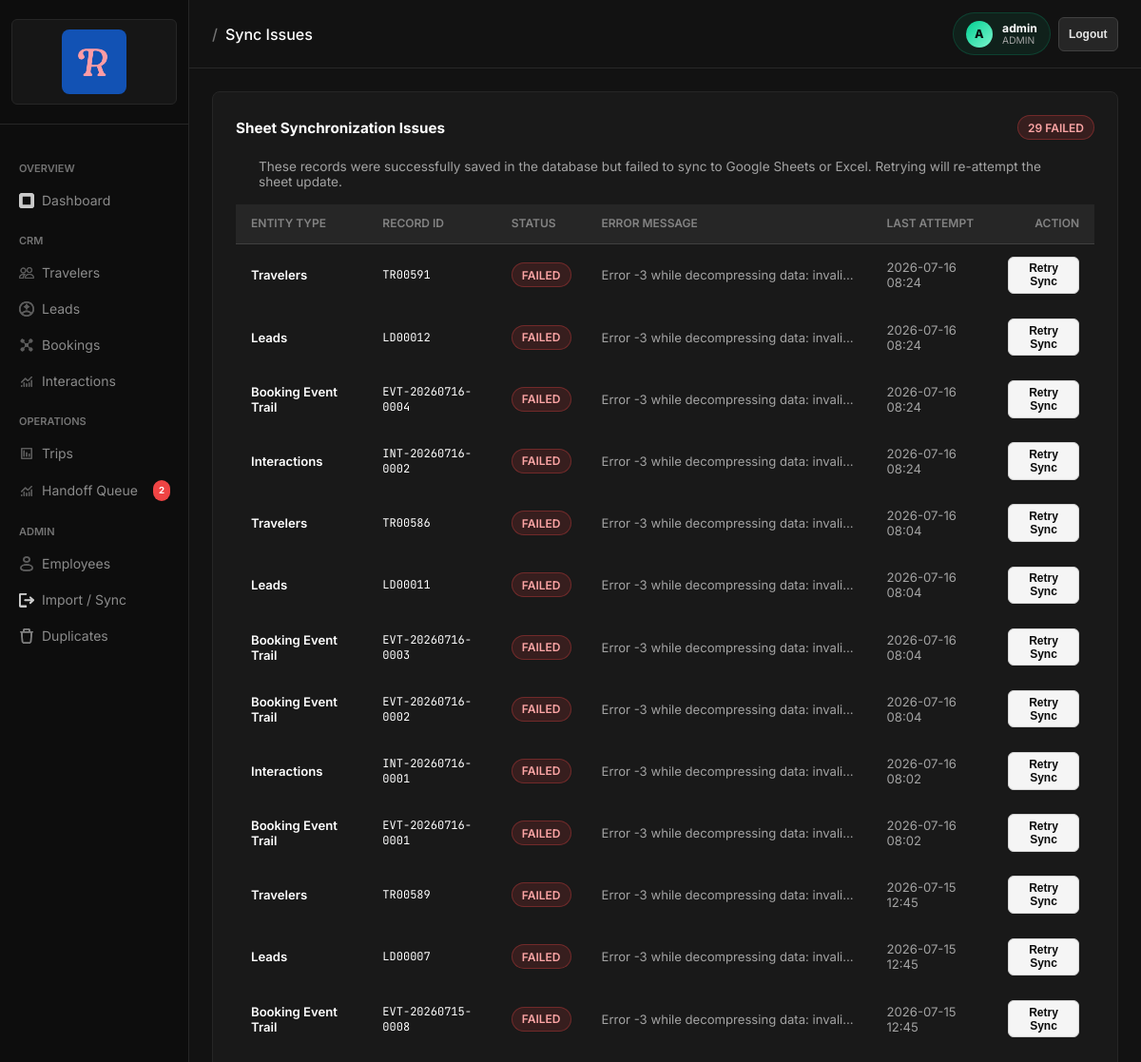
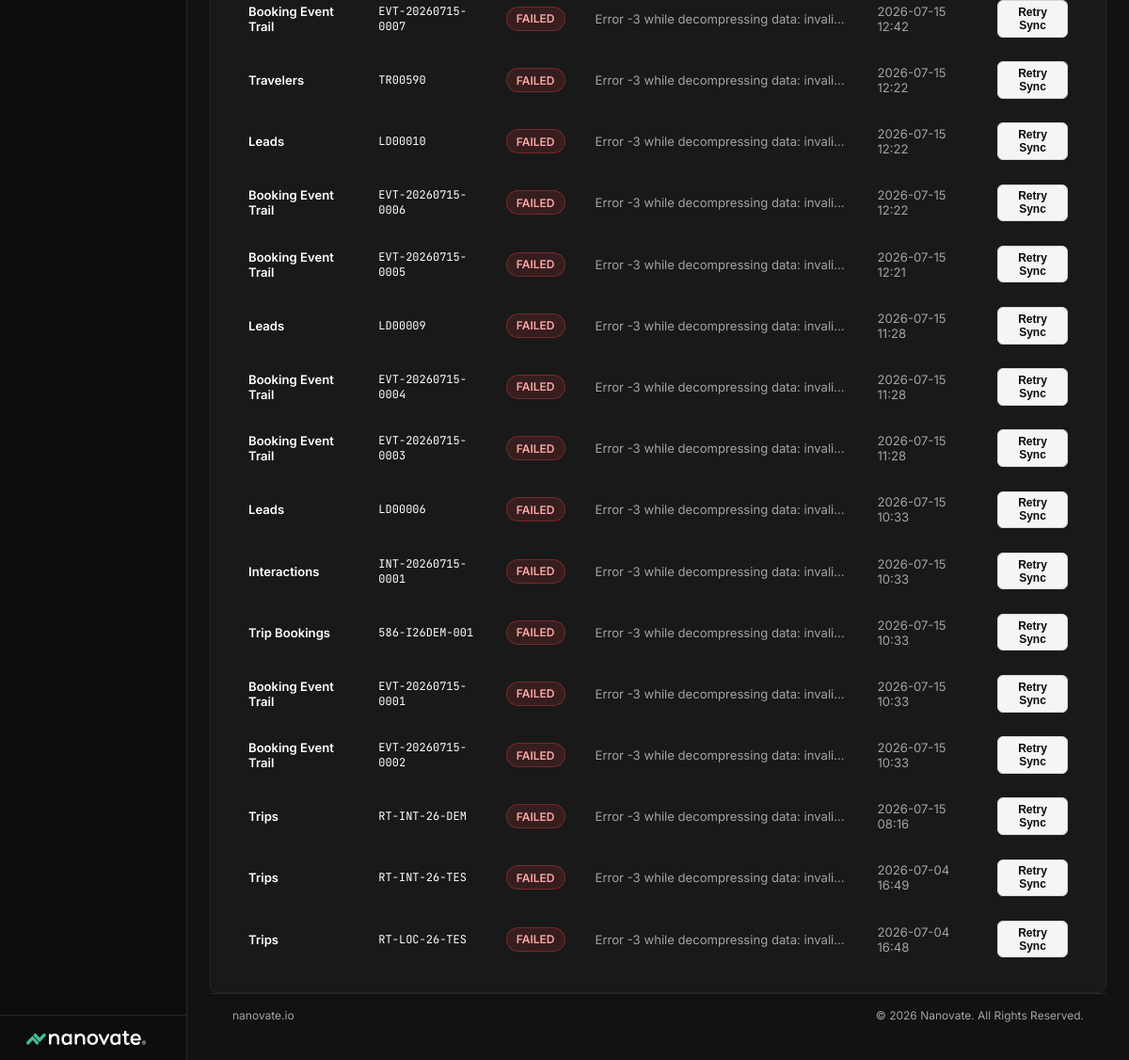
/admin/sync-issues (signed in), run on the app's committed database (2 pictures, top to bottom).
### app/models/user.py (models this page shows, shortened)
class User(db.Model, UserMixin):
    __tablename__ = 'users'
    id = db.Column(db.Integer, primary_key=True)
    username = db.Column(db.String(80), unique=True, nullable=False)
    full_name = db.Column(db.String(200))
    password_hash = db.Column(db.String(200), nullable=False)
    email = db.Column(db.String(120), unique=True)
    role = db.Column(db.String(50), nullable=False, default='agent', index=True)
    is_active = db.Column(db.Boolean, default=True)
    created_at = db.Column(db.DateTime, default=_utc_now)
    updated_at = db.Column(db.DateTime, default=_utc_now, onupdate=_utc_now)
    last_login_at = db.Column(db.DateTime)
    assigned_leads = db.relationship(
        'Lead',
        foreign_keys='Lead.assigned_to_user_id',
        back_populates='assigned_user',
        lazy='dynamic',
    )
    assigned_bookings = db.relationship(
        'TripBooking',
        foreign_keys='TripBooking.assigned_to_user_id',
        back_populates='assigned_user',
        lazy='dynamic',
    )
    @property
    def display_name(self) -> str:
        return (self.full_name or self.username or '').strip() or f'User {self.id}'

### tables this page shows
CREATE TABLE sync_queue (
                mapping_name TEXT NOT NULL,
                record_id TEXT NOT NULL,
                status TEXT NOT NULL DEFAULT 'pending',
                error_message TEXT,
                created_at TEXT NOT NULL,
                updated_at TEXT NOT NULL,
                PRIMARY KEY (mapping_name, record_id)
            );

### app/routes/admin.py (the view)
@admin_bp.route('/sync-issues')
def sync_issues():
    from sqlalchemy import text
    result = db.session.execute(text("SELECT * FROM sync_queue ORDER BY updated_at DESC")).fetchall()
    issues = [dict(row._mapping) for row in result]
    return render_template('admin/sync_issues.html', issues=issues)

### app/security.py (called while the page is built, shortened)
def _session_authenticated() -> bool:
    return current_user() is not None

def _authenticated() -> bool:
    return _session_authenticated() or _api_token_authenticated()

def _browser_auth_required() -> bool:
    endpoint = str(request.endpoint or "").strip()
    if not endpoint or endpoint in PUBLIC_BROWSER_ENDPOINTS:
        return False
    blueprint = str(request.blueprint or "").strip()
    if blueprint in PROTECTED_BROWSER_BLUEPRINTS:
        return True
    if endpoint == "index":
        return True
    return False

def _role() -> str:
    user = current_user()
    if user:
        return str(user.role or "").strip().lower()
    if _api_token_authenticated():
        return _api_token_role()
    return ""

def current_user() -> User | None:
    raw_id = session.get("user_id")
    try:
        user_id = int(raw_id)
    except (TypeError, ValueError):
        user_id = None
    user = db.session.get(User, user_id) if user_id is not None else None
    if user and user.is_active:
        return user

def current_role() -> str:
    return _role()

def generate_csrf_token() -> str:
    token = session.get("csrf_token")
    if not token:
        token = secrets.token_urlsafe(32)
        session["csrf_token"] = token
    return str(token)

def _wants_json() -> bool:
    if request.is_json or request.path.startswith("/api/"):
        return True
    accept = request.headers.get("Accept", "")
    return "application/json" in accept and "text/html" not in accept

### app/templates/admin/sync_issues.html (shortened to what this page needs)
{% extends "base.html" %}
{% block topbar_title %}Sync Issues{% endblock %}
{% block content %}
<div class="card">
    <div class="card-header">
        <span class="card-title">Sheet Synchronization Issues</span>
        <span class="badge badge-red" style="font-size:0.75rem">{{ issues|length }} Failed</span>
    </div>
    <div style="padding:0 1.5rem 1rem 1.5rem">
        <p style="color:var(--text-muted);font-size:0.85rem;margin:0">
            These records were successfully saved in the database but failed to sync to Google Sheets or Excel. Retrying will re-attempt the sheet update.
        </p>
    </div>
    {% if issues %}
    <table class="data-table">
        <thead>
            <tr>
                <th>Entity Type</th>
                <th>Record ID</th>
                <th>Status</th>
                <th>Error Message</th>
                <th>Last Attempt</th>
                <th style="text-align:right">Action</th>
            </tr>
        </thead>
        <tbody>
        {% for issue in issues %}
        <tr id="row-{{ issue.mapping_name }}-{{ issue.record_id }}">
            <td class="primary">{{ issue.mapping_name }}</td>
            <td class="mono">{{ issue.record_id }}</td>
            <td>
                {% if issue.status == 'failed' %}
                    <span class="badge badge-red">Failed</span>
                {% else %}
                    <span class="badge badge-blue">{{ issue.status }}</span>
                {% endif %}
            </td>
            <td style="max-width:300px;overflow:hidden;text-overflow:ellipsis;white-space:nowrap;color:var(--text-muted)" title="{{ issue.error_message }}">
                {{ issue.error_message or '—' }}
            </td>
            <td>{{ issue.updated_at[:16].replace('T', ' ') if issue.updated_at else '—' }}</td>
            <td style="text-align:right">
                <button onclick="retrySync('{{ issue.mapping_name }}', '{{ issue.record_id }}', event)" class="btn btn-primary btn-sm">
                    Retry Sync
                </button>
            </td>
        </tr>
        {% endfor %}
        </tbody>
    </table>
    {% else %}
    <p style="color:var(--text-muted);font-size:0.83rem;text-align:center;padding:2.5rem">
        No sync issues found. All records are safely mirrored.
    </p>
    {% endif %}
{% endblock %}

### app/templates/base.html (shortened to what this page needs)
<!DOCTYPE html>
<html lang="en">
<head>
    <link rel="stylesheet" href="{{ url_for('static', filename='css/main.css') }}">
</head>
<body>
<div class="app-layout">
    <nav class="sidebar" id="app-sidebar">
        <div class="sidebar-brand">
            <div class="client-workspace-badge" aria-label="Rahma Traveler workspace">
                <span class="client-workspace-row">
                    <span class="client-logo-chip">
                        <img class="client-workspace-logo" src="{{ url_for('static', filename='assets/rahma/logos/rahma-r-mark.jpeg') }}" alt="Rahma Traveler">
                    </span>
                </span>
            </div>
        </div>
        <div class="sidebar-nav">
            <div class="nav-section-label">Overview</div>
            <a href="{{ url_for('admin.dashboard') }}" class="nav-link {% if request.endpoint == 'admin.dashboard' %}active{% endif %}">
                <span class="nav-icon">⊞</span> Dashboard
            </a>
            <div class="nav-section-label">CRM</div>
            <a href="{{ url_for('travelers.index') }}" class="nav-link {% if request.blueprint == 'travelers' %}active{% endif %}">
                <span class="nav-icon"></span> Travelers
            </a>
            <a href="{{ url_for('leads.index') }}" class="nav-link {% if request.blueprint == 'leads' %}active{% endif %}">
                <span class="nav-icon"></span> Leads
            </a>
            <a href="{{ url_for('bookings.index') }}" class="nav-link {% if request.blueprint == 'bookings' %}active{% endif %}">
                <span class="nav-icon"></span> Bookings
            </a>
            <a href="{{ url_for('interactions.index') }}" class="nav-link {% if request.blueprint == 'interactions' %}active{% endif %}">
                <span class="nav-icon"></span> Interactions
            </a>
            <div class="nav-section-label">Operations</div>
            <a href="{{ url_for('trips.index') }}" class="nav-link {% if request.blueprint == 'trips' %}active{% endif %}">
                <span class="nav-icon"></span> Trips
            </a>
            <a href="{{ url_for('handoffs.index') }}" class="nav-link {% if request.blueprint == 'handoffs' %}active{% endif %}">
                <span class="nav-icon"></span> Handoff Queue
                <span class="nav-badge" id="sidebar-handoff-badge" style="display:none">0</span>
            </a>
            {% if current_employee_role in ('admin', 'manager') %}
            <div class="nav-section-label">Admin</div>
            <a href="{{ url_for('admin.users') }}" class="nav-link {% if request.endpoint == 'admin.users' %}active{% endif %}">
                <span class="nav-icon"></span> Employees
            </a>
            <a href="{{ url_for('admin.import_data') }}" class="nav-link {% if request.endpoint == 'admin.import_data' %}active{% endif %}">
                <span class="nav-icon"></span> Import / Sync
            </a>
            <a href="{{ url_for('admin.duplicates') }}" class="nav-link {% if request.endpoint == 'admin.duplicates' %}active{% endif %}">
                <span class="nav-icon"></span> Duplicates
            </a>
            {% endif %}
        </div>
        <div class="sidebar-footer">Nanovate Workspace v3.0</div>
    </nav>
    <div class="main-content">
        <div class="topbar">
            <span class="topbar-title">{% block topbar_title %}{% endblock %}</span>
            <div class="topbar-actions">
                {% if current_employee %}
                <div class="session-pill" title="Signed in employee">
                    <span class="session-pill-avatar">{{ (current_employee.display_name or current_employee.username or '?')[:1]|upper }}</span>
                    <span class="session-pill-copy">
                        <span class="session-pill-name">{{ current_employee.display_name }}</span>
                        <span class="session-pill-role">{{ current_employee_role or 'employee' }}</span>
                    </span>
                </div>
                <form method="post" action="{{ url_for('auth.logout') }}" style="display:inline-flex; margin:0;">
                    <button type="submit" class="btn btn-ghost btn-sm">Logout</button>
                </form>
                {% endif %}
            </div>
        </div>
        <div class="page-body">
            {% block content %}{% endblock %}
        </div>
        <footer class="app-footer">
            <span>nanovate.io</span>
            <span>&copy; 2026 Nanovate. All Rights Reserved.</span>
        </footer>
    </div>
</div>
</body>
</html>

### data on the page
User: full_name "A", display_name "admin"
sync_queue: mapping_name "Travelers", record_id "TR00591", status "FAILED", error_message "Error -3 while decompressing data: invali…", updated_at "2026-07-16 08:24"
sync_queue: mapping_name "Leads", record_id "LD00012", status "FAILED", error_message "Error -3 while decompressing data: invali…", updated_at "2026-07-16 08:24"
sync_queue: mapping_name "Booking Event Trail", record_id "EVT-20260716-0004", status "FAILED", error_message "Error -3 while decompressing data: invali…", updated_at "2026-07-16 08:24"
sync_queue: mapping_name "Interactions", record_id "INT-20260716-0002", status "FAILED", error_message "Error -3 while decompressing data: invali…", updated_at "2026-07-16 08:24"
sync_queue: mapping_name "Travelers", record_id "TR00586", status "FAILED", error_message "Error -3 while decompressing data: invali…", updated_at "2026-07-16 08:04"
sync_queue: mapping_name "Leads", record_id "LD00011", status "FAILED", error_message "Error -3 while decompressing data: invali…", updated_at "2026-07-16 08:04"
sync_queue: mapping_name "Booking Event Trail", record_id "EVT-20260716-0003", status "FAILED", error_message "Error -3 while decompressing data: invali…", updated_at "2026-07-16 08:04"
sync_queue: mapping_name "Booking Event Trail", record_id "EVT-20260716-0002", status "FAILED", error_message "Error -3 while decompressing data: invali…", updated_at "2026-07-16 08:04"
sync_queue: mapping_name "Interactions", record_id "INT-20260716-0001", status "FAILED", error_message "Error -3 while decompressing data: invali…", updated_at "2026-07-16 08:02"
sync_queue: mapping_name "Booking Event Trail", record_id "EVT-20260716-0001", status "FAILED", error_message "Error -3 while decompressing data: invali…", updated_at "2026-07-16 08:02"
sync_queue: mapping_name "Travelers", record_id "TR00589", status "FAILED", error_message "Error -3 while decompressing data: invali…", updated_at "2026-07-15 12:45"
sync_queue: mapping_name "Leads", record_id "LD00007", status "FAILED", error_message "Error -3 while decompressing data: invali…", updated_at "2026-07-15 12:45"
sync_queue: mapping_name "Booking Event Trail", record_id "EVT-20260715-0008", status "FAILED", error_message "Error -3 while decompressing data: invali…", updated_at "2026-07-15 12:45"
sync_queue: mapping_name "Booking Event Trail", record_id "EVT-20260715-0007", status "FAILED", error_message "Error -3 while decompressing data: invali…", updated_at "2026-07-15 12:42"
sync_queue: mapping_name "Travelers", record_id "TR00590", status "FAILED", error_message "Error -3 while decompressing data: invali…", updated_at "2026-07-15 12:22"
sync_queue: mapping_name "Leads", record_id "LD00010", status "FAILED", error_message "Error -3 while decompressing data: invali…", updated_at "2026-07-15 12:22"
sync_queue: mapping_name "Booking Event Trail", record_id "EVT-20260715-0006", status "FAILED", error_message "Error -3 while decompressing data: invali…", updated_at "2026-07-15 12:22"
sync_queue: mapping_name "Booking Event Trail", record_id "EVT-20260715-0005", status "FAILED", error_message "Error -3 while decompressing data: invali…", updated_at "2026-07-15 12:21"
sync_queue: mapping_name "Leads", record_id "LD00009", status "FAILED", error_message "Error -3 while decompressing data: invali…", updated_at "2026-07-15 11:28"
sync_queue: mapping_name "Booking Event Trail", record_id "EVT-20260715-0004", status "FAILED", error_message "Error -3 while decompressing data: invali…", updated_at "2026-07-15 11:28"
sync_queue: mapping_name "Booking Event Trail", record_id "EVT-20260715-0003", status "FAILED", error_message "Error -3 while decompressing data: invali…", updated_at "2026-07-15 11:28"
sync_queue: mapping_name "Leads", record_id "LD00006", status "FAILED", error_message "Error -3 while decompressing data: invali…", updated_at "2026-07-15 10:33"
sync_queue: mapping_name "Interactions", record_id "INT-20260715-0001", status "FAILED", error_message "Error -3 while decompressing data: invali…", updated_at "2026-07-15 10:33"
sync_queue: mapping_name "Trip Bookings", record_id "586-I26DEM-001", status "FAILED", error_message "Error -3 while decompressing data: invali…", updated_at "2026-07-15 10:33"
sync_queue: mapping_name "Booking Event Trail", record_id "EVT-20260715-0001", status "FAILED", error_message "Error -3 while decompressing data: invali…", updated_at "2026-07-15 10:33"
sync_queue: mapping_name "Booking Event Trail", record_id "EVT-20260715-0002", status "FAILED", error_message "Error -3 while decompressing data: invali…", updated_at "2026-07-15 10:33"
sync_queue: mapping_name "Trips", record_id "RT-INT-26-DEM", status "FAILED", error_message "Error -3 while decompressing data: invali…", updated_at "2026-07-15 08:16"
sync_queue: mapping_name "Trips", record_id "RT-INT-26-TES", status "FAILED", error_message "Error -3 while decompressing data: invali…", updated_at "2026-07-04 16:49"
sync_queue: mapping_name "Trips", record_id "RT-LOC-26-TES", status "FAILED", error_message "Error -3 while decompressing data: invali…", updated_at "2026-07-04 16:48"

### other printed values
{{ current_employee_role or 'employee' }} "ADMIN"
{{ issues|length }} "29"
